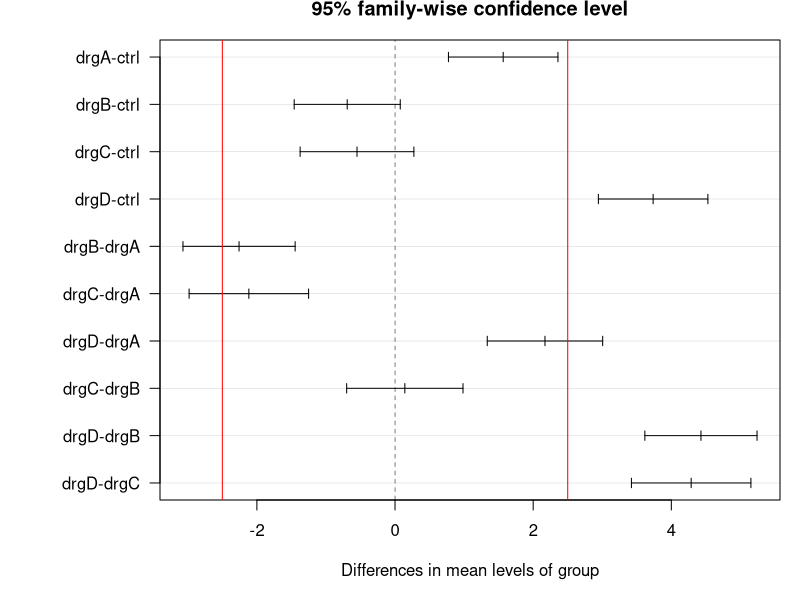

Recreate this plot in R.
## ---- chunk 1
knitr::opts_chunk$set(echo = TRUE)
## ---- chunk 2
set.seed(19710822)
## ---- chunk 3
myoglobin <- data.frame(s = c(1.1,  1.5,  1.6,  2.3,  3.4,  5.3,  7.5,  8.4, 14.1),
                        v = c(1.49, 1.79, 1.79, 2.11, 2.83, 3.42, 3.79, 3.97, 4.08))

# models
michaelis_menten_model <- nls(v ~ Vmax * s / (Km + s),
                        start = list(Vmax = 4, Km = 2),
                        data = myoglobin)

non_specific_binding_model <- nls(v ~ (Vmax * s / (Km + s)) + Mns * s,
                              start = list(Vmax = 4, Km = 2, Mns = 1),
                              data = myoglobin)

background_signal_model <- nls(v ~ (Vmax * s / (Km + s)) + Vbk,
                              start = list(Vmax = 4, Km = 2, Vbk = 1),
                              data = myoglobin)

ns_bk_model <- nls(v ~ (Vmax * s / (Km + s)) + Mns*s + Vbk,
                     start = list(Vmax = 4, Km = 2, Mns = 0.5, Vbk = 0.5),
                     data = myoglobin)

# AIC correction
corr_AIC <- function(AIC_value, n, P) {
  return(AIC_value + 2 * (P + 1) * (P + 2) / (n - P))
}

# corrected AIC
n <- length(myoglobin$s)
P_mm <- length(coefficients(michaelis_menten_model))
P_ns <- length(coefficients(non_specific_binding_model))
P_bk <- length(coefficients(background_signal_model))
P_ns_bk <- length(coefficients(ns_bk_model))

AIC_mm <- corr_AIC(AIC(michaelis_menten_model), n, P_mm)
AIC_ns <- corr_AIC(AIC(non_specific_binding_model), n, P_ns)
AIC_bk <- corr_AIC(AIC(background_signal_model), n, P_bk)
AIC_ns_bk <- corr_AIC(AIC(ns_bk_model), n, P_ns_bk)

delta_ns <- AIC_ns - AIC_mm
delta_bk <- AIC_bk - AIC_mm
delta_ns_bk <- AIC_ns_bk - AIC_mm
## ---- chunk 4
control <- data.frame(    t = rnorm(10, mean = 7,  sd = 0.6),
                      group = factor("ctrl"))
drug_a  <- data.frame(    t = rnorm( 8, mean = 9,  sd = 0.6),
                      group = factor("drgA"))
drug_b  <- data.frame(    t = rnorm( 9, mean = 7,  sd = 0.6),
                      group = factor("drgB"))
drug_c  <- data.frame(    t = rnorm( 7, mean = 7,  sd = 0.6),
                      group = factor("drgC"))
drug_d  <- data.frame(    t = rnorm( 8, mean = 11, sd = 0.6),
                      group = factor("drgD"))
d <- rbind(control, drug_a, drug_b, drug_c, drug_d)

a_test <- t.test(x=drug_a$t, y=control$t, conf.level=0.05)
b_test <- t.test(x=drug_b$t, y=control$t, conf.level=0.05)
c_test <- t.test(x=drug_c$t, y=control$t, conf.level=0.05)
d_test <- t.test(x=drug_d$t, y=control$t, conf.level=0.05)
## ---- chunk 5
print(a_test)
## ---- chunk 6
print(b_test)
## ---- chunk 7
print(c_test)
## ---- chunk 8
print(d_test)
## ---- chunk 9
p_raw <- c(a_test$p.value,
           b_test$p.value,
           c_test$p.value,
           d_test$p.value)
print(which(p.adjust(p_raw, method="BH") < 0.05))
## ---- chunk 10
anova_result <- aov(t ~ group, data=d)
tHSD <- TukeyHSD(anova_result)
print(tHSD)

# plot
par(mar=c(5,8,2,1)) ; plot(tHSD, las=1) # horizontal x-axis labels
abline(v = c(-2.5, 2.5), col="red")
